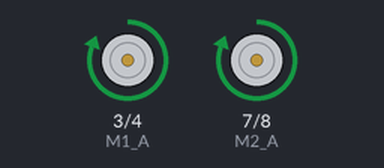
Simulated run of this sketch. Board: Arduino Uno, built with avr-gcc and run on an emulated ATmega328P. Shown: motor-driver pin pairs drawn as motors (green arrow = first pin HIGH = forward, orange = second pin HIGH = backward, longer = more drive, scaled by the enable pin).

Above: at 1.0 s.
At 4.5 s:
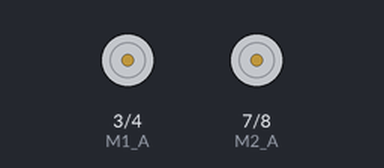
At 19.2 s:
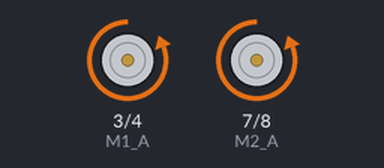
Timing chart, 0 to 21.1 s (numbered marks = the images above):
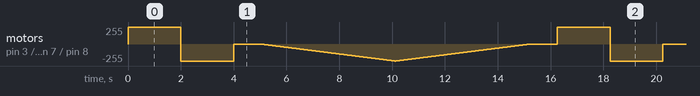

The sketch:

quadrant_motor_driver.ino
```cpp
/*
  INNOVATOR INTERNATIONAL (PVT)LTD.
  https://www.innovator.lk/
  --------------------------------------------------------
  Development Platform : Quadrant 1.0
  (embedded development platform)
  --------------------------------------------------------
  Motor Driver Example.
  --------------------------------------------------------
    Hardware setup :
  // Motor A connections
    connect M1_EN to Arduino digital PIN-> 5(D5)

    connect M1_A to Arduino digital PIN-> 3(D3)

    connect M1_B to Arduino digital PIN-> 4(D4)

    // Motor B connections
    connect M2_EN to Arduino digital PIN-> 6(D6)

    connect M2_A to Arduino Digital PIN-> 7(D7)

    connect M2_B to Arduino Digital PIN-> 8(D8)
  --------------------------------------------------------
  24 march 2021
*/


// Motor A connections
int M1_EN = 5;//the number of the M1_EN pin.
int M1_A = 3;//the number of the M1_A pin.
int M1_B = 4;//the number of the M1_B pin.
// Motor B connections
int M2_EN = 6;//the number of the M2_EN pin.
int M2_A = 7;//the number of the M2_A pin.
int M2_B = 8;//the number of the M2_B pin.

void setup() {
  // Set all the motor control pins to outputs
  pinMode(M1_EN, OUTPUT);
  pinMode(M2_EN, OUTPUT);
  pinMode(M1_A, OUTPUT);
  pinMode(M1_B, OUTPUT);
  pinMode(M2_A, OUTPUT);
  pinMode(M2_B, OUTPUT);

  // Turn off motors - Initial state
  digitalWrite(M1_A, LOW);
  digitalWrite(M1_B, LOW);
  digitalWrite(M2_A, LOW);
  digitalWrite(M2_B, LOW);
}

void loop() {
  directionControl();
  delay(1000);
  speedControl();
  delay(1000);
}

// This function lets you control spinning direction of motors
void directionControl() {
  // Set motors to maximum speed
  // For PWM maximum possible values are 0 to 255
  analogWrite(M1_EN, 255);
  analogWrite(M2_EN, 255);

  // Turn on motor A & B
  digitalWrite(M1_A, HIGH);
  digitalWrite(M1_B, LOW);
  digitalWrite(M2_A, HIGH);
  digitalWrite(M2_B, LOW);
  delay(2000);

  // Now change motor directions
  digitalWrite(M1_A, LOW);
  digitalWrite(M1_B, HIGH);
  digitalWrite(M2_A, LOW);
  digitalWrite(M2_B, HIGH);
  delay(2000);

  // Turn off motors
  digitalWrite(M1_A, LOW);
  digitalWrite(M1_B, LOW);
  digitalWrite(M2_A, LOW);
  digitalWrite(M2_B, LOW);
}

// This function lets you control speed of the motors
void speedControl() {
  // Turn on motors
  digitalWrite(M1_A, LOW);
  digitalWrite(M1_B, HIGH);
  digitalWrite(M2_A, LOW);
  digitalWrite(M2_B, HIGH);

  // Accelerate from zero to maximum speed
  for (int i = 0; i < 256; i++) {
    analogWrite(M1_EN, i);
    analogWrite(M2_EN, i);
    delay(20);
  }

  // Decelerate from maximum speed to zero
  for (int i = 255; i >= 0; --i) {
    analogWrite(M1_EN, i);
    analogWrite(M2_EN, i);
    delay(20);
  }

  // Now turn off motors
  digitalWrite(M1_A, LOW);
  digitalWrite(M1_B, LOW);
  digitalWrite(M2_A, LOW);
  digitalWrite(M2_B, LOW);
}
```
